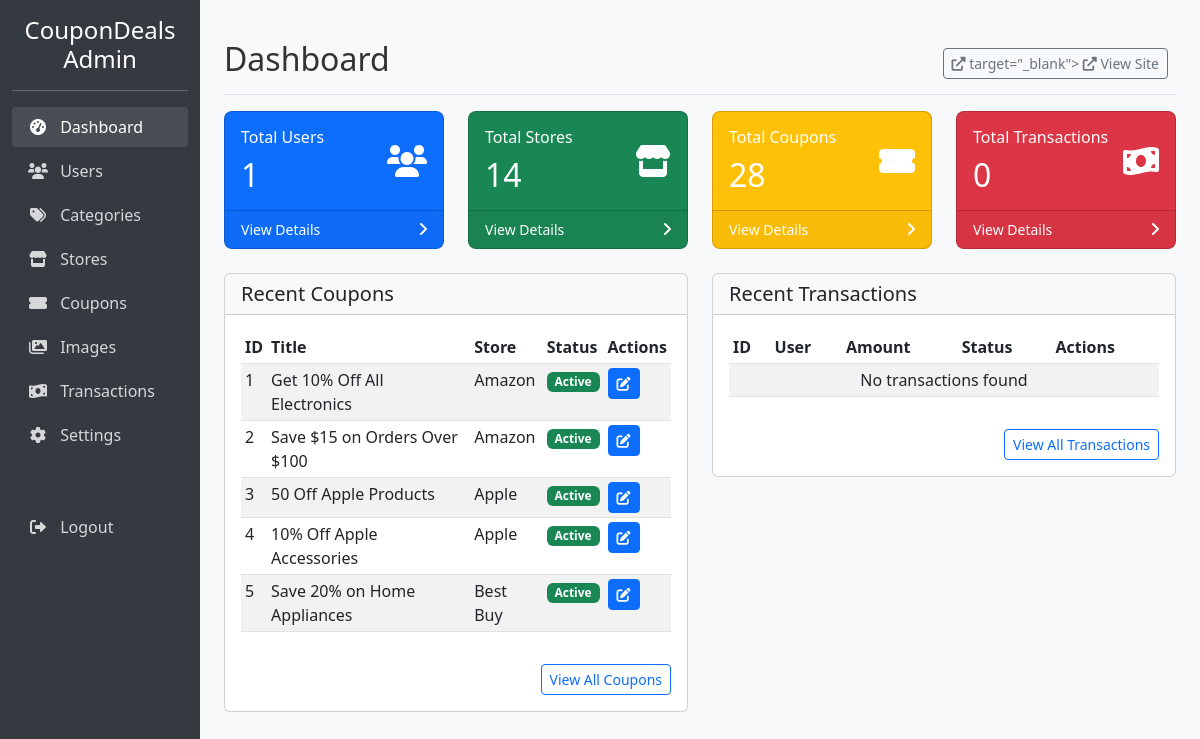
/admin/index.php (signed in), run on the app's committed database.
### tables this page shows
CREATE TABLE IF NOT EXISTS coupons (
    id INT AUTO_INCREMENT PRIMARY KEY,
    store_id INT,
    title VARCHAR(255) NOT NULL,
    description TEXT,
    coupon_code VARCHAR(50),
    discount_type ENUM('percentage', 'fixed', 'cashback') DEFAULT 'percentage',
    discount_value DECIMAL(10,2),
    expiry_date DATE,
    image VARCHAR(255),
    is_featured BOOLEAN DEFAULT FALSE,
    status ENUM('active', 'expired', 'inactive') DEFAULT 'active',
    clicks INT DEFAULT 0,
    created_at TIMESTAMP DEFAULT CURRENT_TIMESTAMP,
    updated_at TIMESTAMP DEFAULT CURRENT_TIMESTAMP ON UPDATE CURRENT_TIMESTAMP,
    FOREIGN KEY (store_id) REFERENCES stores(id) ON DELETE CASCADE
);

CREATE TABLE IF NOT EXISTS stores (
    id INT AUTO_INCREMENT PRIMARY KEY,
    name VARCHAR(100) NOT NULL,
    slug VARCHAR(100) NOT NULL UNIQUE,
    logo VARCHAR(255),
    description TEXT,
    website_url VARCHAR(255),
    cashback_percent DECIMAL(5,2),
    is_featured BOOLEAN DEFAULT FALSE,
    status ENUM('active', 'inactive') DEFAULT 'active',
    created_at TIMESTAMP DEFAULT CURRENT_TIMESTAMP,
    updated_at TIMESTAMP DEFAULT CURRENT_TIMESTAMP ON UPDATE CURRENT_TIMESTAMP
);

### admin/index.php (the view, shortened to what this page needs)
<?php
require_once '../database/db.php';
$totalUsers = 0;
$totalStores = 0;
$totalCoupons = 0;
$totalTransactions = 0;
$sql = "SELECT COUNT(*) as count FROM users";
$result = $conn->query($sql);
if ($result->num_rows > 0) {
    $row = $result->fetch_assoc();
    $totalUsers = $row['count'];
}
$sql = "SELECT COUNT(*) as count FROM stores";
$result = $conn->query($sql);
if ($result->num_rows > 0) {
    $row = $result->fetch_assoc();
    $totalStores = $row['count'];
}
$sql = "SELECT COUNT(*) as count FROM coupons";
$result = $conn->query($sql);
if ($result->num_rows > 0) {
    $row = $result->fetch_assoc();
    $totalCoupons = $row['count'];
}
$sql = "SELECT COUNT(*) as count FROM transactions";
$result = $conn->query($sql);
if ($result->num_rows > 0) {
    $row = $result->fetch_assoc();
    $totalTransactions = $row['count'];
}
$recentCoupons = [];
$sql = "SELECT c.*, s.name as store_name
        FROM coupons c
        JOIN stores s ON c.store_id = s.id
        ORDER BY c.created_at DESC
        LIMIT 5";
$result = $conn->query($sql);
if ($result->num_rows > 0) {
    while($row = $result->fetch_assoc()) {
        $recentCoupons[] = $row;
    }
}
$recentTransactions = [];
?>
<!DOCTYPE html>
<html lang="en">
<head>
    <link href="https://cdn.jsdelivr.net/npm/bootstrap@5.3.0-alpha1/dist/css/bootstrap.min.css" rel="stylesheet">
    <link rel="stylesheet" href="https://cdnjs.cloudflare.com/ajax/libs/font-awesome/6.0.0/css/all.min.css">
    <link rel="stylesheet" href="../assets/css/style.css">
</head>
<body>
    <div class="container-fluid">
        <div class="row">
            <div class="col-md-3 col-lg-2 d-md-block admin-sidebar collapse">
                <div class="pt-3 text-center">
                    <a href="index.php" class="text-white text-decoration-none">
                        <h4>CouponDeals Admin</h4>
                    </a>
                </div>
                <hr class="text-white">
                <ul class="nav flex-column">
                    <li class="nav-item">
                        <a class="nav-link active" href="index.php">
                            <i class="fas fa-tachometer-alt"></i> Dashboard
                        </a>
                    </li>
                    <li class="nav-item">
                        <a class="nav-link" href="users.php">
                            <i class="fas fa-users"></i> Users
                        </a>
                    </li>
                    <li class="nav-item">
                        <a class="nav-link" href="categories.php">
                            <i class="fas fa-tags"></i> Categories
                        </a>
                    </li>
                    <li class="nav-item">
                        <a class="nav-link" href="stores.php">
                            <i class="fas fa-store"></i> Stores
                        </a>
                    </li>
                    <li class="nav-item">
                        <a class="nav-link" href="coupons.php">
                            <i class="fas fa-ticket-alt"></i> Coupons
                        </a>
                    </li>
                    <li class="nav-item">
                        <a class="nav-link" href="images.php">
                            <i class="fas fa-images"></i> Images
                        </a>
                    </li>
                    <li class="nav-item">
                        <a class="nav-link" href="transactions.php">
                            <i class="fas fa-money-bill-wave"></i> Transactions
                        </a>
                    </li>
                    <li class="nav-item">
                        <a class="nav-link" href="settings.php">
                            <i class="fas fa-cog"></i> Settings
                        </a>
                    </li>
                    <li class="nav-item mt-5">
                        <a class="nav-link" href="../logout.php">
                            <i class="fas fa-sign-out-alt"></i> Logout
                        </a>
                    </li>
                </ul>
            </div>
            <div class="col-md-9 ms-sm-auto col-lg-10 px-md-4 py-4">
                <div class="d-flex justify-content-between flex-wrap flex-md-nowrap align-items-center pt-3 pb-2 mb-3 border-bottom">
                    <h1 class="h2">Dashboard</h1>
                    <div class="btn-toolbar mb-2 mb-md-0">
                        <div class="btn-group me-2">
                            <a href="../index.php" class="btn btn-sm btn-outline-secondary" target="_blank">
                                <i class="fas fa-external-link-alt"></i>  target="_blank">
                                <i class="fas fa-external-link-alt"></i> View Site
                            </a>
                        </div>
                    </div>
                </div>
                <div class="row">
                    <div class="col-md-3 mb-4">
                        <div class="card dashboard-card bg-primary text-white h-100">
                            <div class="card-body">
                                <div class="d-flex justify-content-between align-items-center">
                                    <div>
                                        <h6 class="card-title">Total Users</h6>
                                        <h2 class="mb-0"><?php echo $totalUsers; ?></h2>
                                    </div>
                                    <i class="fas fa-users fa-2x"></i>
                                </div>
                            </div>
                            <div class="card-footer d-flex align-items-center justify-content-between">
                                <a href="users.php" class="text-white text-decoration-none small">View Details</a>
                                <i class="fas fa-angle-right text-white"></i>
                            </div>
                        </div>
                    </div>
                    <div class="col-md-3 mb-4">
                        <div class="card dashboard-card bg-success text-white h-100">
                            <div class="card-body">
                                <div class="d-flex justify-content-between align-items-center">
                                    <div>
                                        <h6 class="card-title">Total Stores</h6>
                                        <h2 class="mb-0"><?php echo $totalStores; ?></h2>
                                    </div>
                                    <i class="fas fa-store fa-2x"></i>
                                </div>
                            </div>
                            <div class="card-footer d-flex align-items-center justify-content-between">
                                <a href="stores.php" class="text-white text-decoration-none small">View Details</a>
                                <i class="fas fa-angle-right text-white"></i>
                            </div>
                        </div>
                    </div>
                    <div class="col-md-3 mb-4">
                        <div class="card dashboard-card bg-warning text-white h-100">
                            <div class="card-body">
                                <div class="d-flex justify-content-between align-items-center">
                                    <div>
                                        <h6 class="card-title">Total Coupons</h6>
                                        <h2 class="mb-0"><?php echo $totalCoupons; ?></h2>
                                    </div>
                                    <i class="fas fa-ticket-alt fa-2x"></i>
                                </div>
                            </div>
                            <div class="card-footer d-flex align-items-center justify-content-between">
                                <a href="coupons.php" class="text-white text-decoration-none small">View Details</a>
                                <i class="fas fa-angle-right text-white"></i>
                            </div>
                        </div>
                    </div>
                    <div class="col-md-3 mb-4">
                        <div class="card dashboard-card bg-danger text-white h-100">
                            <div class="card-body">
                                <div class="d-flex justify-content-between align-items-center">
                                    <div>
                                        <h6 class="card-title">Total Transactions</h6>
                                        <h2 class="mb-0"><?php echo $totalTransactions; ?></h2>
                                    </div>
                                    <i class="fas fa-money-bill-wave fa-2x"></i>
                                </div>
                            </div>
                            <div class="card-footer d-flex align-items-center justify-content-between">
                                <a href="transactions.php" class="text-white text-decoration-none small">View Details</a>
                                <i class="fas fa-angle-right text-white"></i>
                            </div>
                        </div>
                    </div>
                </div>
                <div class="row">
                    <div class="col-md-6 mb-4">
                        <div class="card">
                            <div class="card-header">
                                <h5 class="card-title mb-0">Recent Coupons</h5>
                            </div>
                            <div class="card-body">
                                <div class="table-responsive">
                                    <table class="table table-striped table-sm">
                                        <thead>
                                            <tr>
                                                <th>ID</th>
                                                <th>Title</th>
                                                <th>Store</th>
                                                <th>Status</th>
                                                <th>Actions</th>
                                            </tr>
                                        </thead>
                                        <tbody>
                                            <?php foreach ($recentCoupons as $coupon): ?>
                                                <tr>
                                                    <td><?php echo $coupon['id']; ?></td>
                                                    <td><?php echo substr($coupon['title'], 0, 30) . (strlen($coupon['title']) > 30 ? '...' : ''); ?></td>
                                                    <td><?php echo $coupon['store_name']; ?></td>
                                                    <td>
                                                        <?php if ($coupon['status'] == 'active'): ?>
                                                            <span class="badge bg-success">Active</span>
                                                        <?php elseif ($coupon['status'] == 'expired'): ?>
                                                            <span class="badge bg-danger">Expired</span>
                                                        <?php else: ?>
                                                            <span class="badge bg-secondary">Inactive</span>
                                                        <?php endif; ?>
                                                    </td>
                                                    <td>
                                                        <a href="edit-coupon.php?id=<?php echo $coupon['id']; ?>" class="btn btn-sm btn-primary">
                                                            <i class="fas fa-edit"></i>
                                                        </a>
                                                    </td>
                                                </tr>
                                            <?php endforeach; ?>
                                        </tbody>
                                    </table>
                                </div>
                                <div class="text-end mt-3">
                                    <a href="coupons.php" class="btn btn-sm btn-outline-primary">View All Coupons</a>
                                </div>
                            </div>
                        </div>
                    </div>
                    <div class="col-md-6 mb-4">
                        <div class="card">
                            <div class="card-header">
                                <h5 class="card-title mb-0">Recent Transactions</h5>
                            </div>
                            <div class="card-body">
                                <div class="table-responsive">
                                    <table class="table table-striped table-sm">
                                        <thead>
                                            <tr>
                                                <th>ID</th>
                                                <th>User</th>
                                                <th>Amount</th>
                                                <th>Status</th>
                                                <th>Actions</th>
                                            </tr>
                                        </thead>
                                        <tbody>
                                            <?php if (empty($recentTransactions)): ?>
                                                <tr>
                                                    <td colspan="5" class="text-center">No transactions found</td>
                                                </tr>
                                            <?php endif; ?>
                                        </tbody>
                                    </table>
                                </div>
                                <div class="text-end mt-3">
                                    <a href="transactions.php" class="btn btn-sm btn-outline-primary">View All Transactions</a>
                                </div>
                            </div>
                        </div>
                    </div>
                </div>
            </div>
        </div>
    </div>
</body>
</html>

### assets/css/style.css (style rules this page uses)
body { font-family: "Segoe UI", Tahoma, Geneva, Verdana, sans-serif; background-color: #f8f9fa; color: #333; }
.dashboard-card { border-radius: 8px; overflow: hidden; transition: transform 0.3s ease, box-shadow 0.3s ease; height: 100%; }
.admin-sidebar { background-color: #343a40; color: white; min-height: calc(100vh - 56px); }
.admin-sidebar .nav-link { color: rgba(255, 255, 255, 0.8); padding: 0.5rem 1rem; border-radius: 4px; margin-bottom: 0.25rem; }
.admin-sidebar .nav-link:hover, .admin-sidebar .nav-link.active { color: white; background-color: rgba(255, 255, 255, 0.1); }
.admin-sidebar .nav-link i { width: 20px; text-align: center; margin-right: 0.5rem; }
html { scroll-behavior: smooth; }

### data on the page
coupons: id "1", title "Get 10% Off All Electronics", store.name "Amazon", status "Active"
coupons: id "2", title "Save $15 on Orders Over $100", store.name "Amazon", status "Active"
coupons: id "3", title "50 Off Apple Products", store.name "Apple", status "Active"
coupons: id "4", title "10% Off Apple Accessories", store.name "Apple", status "Active"
coupons: id "5", title "Save 20% on Home Appliances", store.name "Best Buy", status "Active"

### other printed values
$totalUsers "1"
$totalStores "14"
$totalCoupons "28"
$totalTransactions "0"
